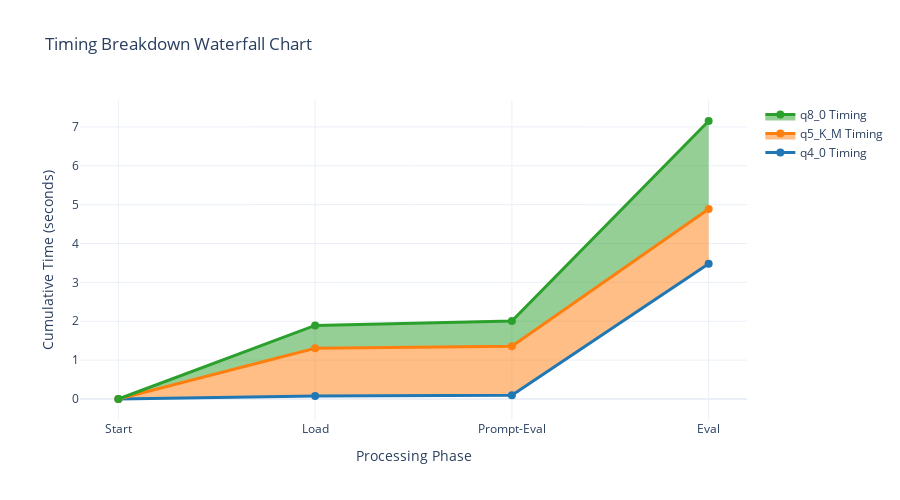

Notebook source saved alongside this figure:
### Code cell
# Timing Breakdown Waterfall Chart (Load → Prompt-Eval → Eval Phases)
def create_timing_breakdown():
    """Create waterfall chart showing timing breakdown"""

    # Calculate average timing for each quantization level
    timing_summary = quant_df.groupby('tag').agg({
        'load_s': 'mean',
        'prompt_eval_s': 'mean',
        'eval_s': 'mean'
    }).round(3)

    # Create waterfall chart
    fig = go.Figure()

    colors = {'q4_0': '#1f77b4', 'q5_K_M': '#ff7f0e', 'q8_0': '#2ca02c'}

    for tag in timing_summary.index:
        tag_data = timing_summary.loc[tag]

        # Calculate cumulative timing
        cumulative = [0, tag_data['load_s'],
                      tag_data['load_s'] + tag_data['prompt_eval_s'],
                      tag_data['load_s'] + tag_data['prompt_eval_s'] + tag_data['eval_s']]

        phases = ['Start', 'Load', 'Prompt-Eval', 'Eval']

        fig.add_trace(go.Scatter(
            x=phases,
            y=cumulative,
            mode='lines+markers',
            name=f'{tag} Timing',
            line=dict(color=colors[tag], width=3),
            marker=dict(size=8),
            fill='tonexty' if tag != 'q4_0' else None
        ))

    fig.update_layout(
        title="Timing Breakdown Waterfall Chart",
        xaxis_title="Processing Phase",
        yaxis_title="Cumulative Time (seconds)",
        height=500,
        font=dict(size=12)
    )

    return fig, timing_summary


# Create and display
timing_fig, timing_summary = create_timing_breakdown()
timing_fig.show()

# Display timing breakdown
print("\n📊 Timing Breakdown Summary:")
print(timing_summary.round(3))

### Figure 1 — Plotly figure (JSON) as saved in the notebook; plotly's stock layout.template omitted (floating-point values rounded to 4 significant figures)
{"data": [{"line": {"color": "#1f77b4", "width": 3}, "marker": {"size": 8}, "mode": "lines+markers", "name": "q4_0 Timing", "type": "scatter", "x": ["Start", "Load", "Prompt-Eval", "Eval"], "y": [0, 0.077, 0.097, 3.479]}, {"fill": "tonexty", "line": {"color": "#ff7f0e", "width": 3}, "marker": {"size": 8}, "mode": "lines+markers", "name": "q5_K_M Timing", "type": "scatter", "x": ["Start", "Load", "Prompt-Eval", "Eval"], "y": [0, 1.305, 1.355, 4.886]}, {"fill": "tonexty", "line": {"color": "#2ca02c", "width": 3}, "marker": {"size": 8}, "mode": "lines+markers", "name": "q8_0 Timing", "type": "scatter", "x": ["Start", "Load", "Prompt-Eval", "Eval"], "y": [0, 1.892, 2.007, 7.151]}], "layout": {"font": {"size": 12}, "height": 500, "title": {"text": "Timing Breakdown Waterfall Chart"}, "xaxis": {"title": {"text": "Processing Phase"}}, "yaxis": {"title": {"text": "Cumulative Time (seconds)"}}}}
